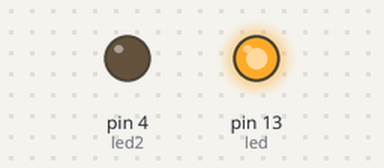
A sketch run on a simulated Arduino Uno, built with avr-gcc and run on an emulated ATmega328P. Shown: output pins drawn as LEDs (lit = HIGH).

Above: at 1.5 s.
At 3.5 s:
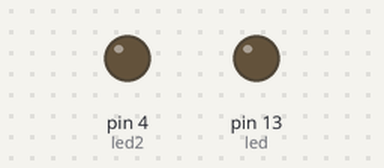
At 6.5 s:
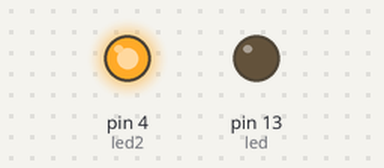
Timing chart, 0 to 13.0 s (numbered marks = the images above):
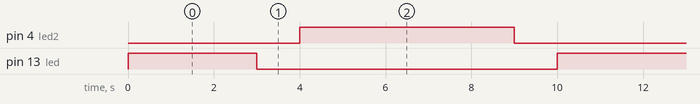

Measured:
- by itself, pin 4 (led2): alternates HIGH for 5.0 s and LOW for 5.0 s
- by itself, pin 13 (led): alternates HIGH for 3.0 s and LOW for 7.0 s
- by itself, everything shown: repeats every 10.0 s, in 4 steps

The sketch:

3.2_EchoBinkled.ino
```cpp
int led = 13;
int led2 = 4;

//

void setup() {
    Serial.begin(9600);

    pinMode(led,OUTPUT);
    pinMode(led2,OUTPUT);

}

void loop() {
    digitalWrite(led,HIGH);
  delay(3000);
  digitalWrite(led,LOW);
  delay(1000);
    digitalWrite(led2,HIGH);
  delay(5000);
  digitalWrite(led2,LOW);
  delay(1000);


}
```
